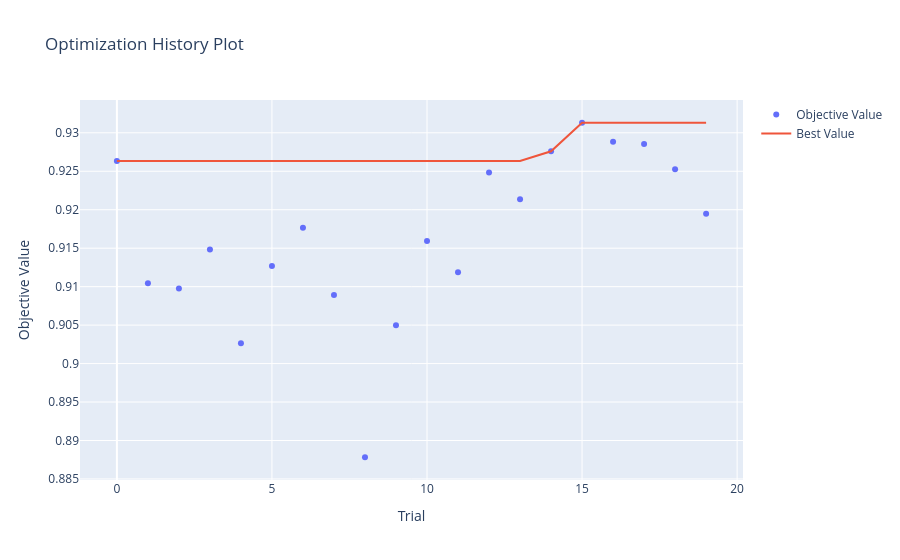

The code cell stored with this chart in its notebook:
### Code cell
fig = optuna.visualization.plot_optimization_history(study)
fig.show()

### Figure 1 — Plotly figure (JSON) as saved in the notebook; plotly's stock layout.template omitted (floating-point values rounded to 4 significant figures)
{"data": [{"mode": "markers", "name": "Objective Value", "type": "scatter", "x": [0, 1, 2, 3, 4, 5, 6, 7, 8, 9, 10, 11, 12, 13, 14, 15, 16, 17, 18, 19], "y": [0.9263, 0.9104, 0.9098, 0.9148, 0.9026, 0.9127, 0.9177, 0.9089, 0.8878, 0.905, 0.9159, 0.9119, 0.9248, 0.9214, 0.9276, 0.9313, 0.9288, 0.9286, 0.9253, 0.9195]}, {"mode": "lines", "name": "Best Value", "type": "scatter", "x": [0, 1, 2, 3, 4, 5, 6, 7, 8, 9, 10, 11, 12, 13, 14, 15, 16, 17, 18, 19], "y": [0.9263, 0.9263, 0.9263, 0.9263, 0.9263, 0.9263, 0.9263, 0.9263, 0.9263, 0.9263, 0.9263, 0.9263, 0.9263, 0.9263, 0.9276, 0.9313, 0.9313, 0.9313, 0.9313, 0.9313]}, {"marker": {"color": "#cccccc"}, "mode": "markers", "name": "Infeasible Trial", "showlegend": false, "type": "scatter", "x": [], "y": []}], "layout": {"title": {"text": "Optimization History Plot"}, "xaxis": {"title": {"text": "Trial"}}, "yaxis": {"title": {"text": "Objective Value"}}}}
